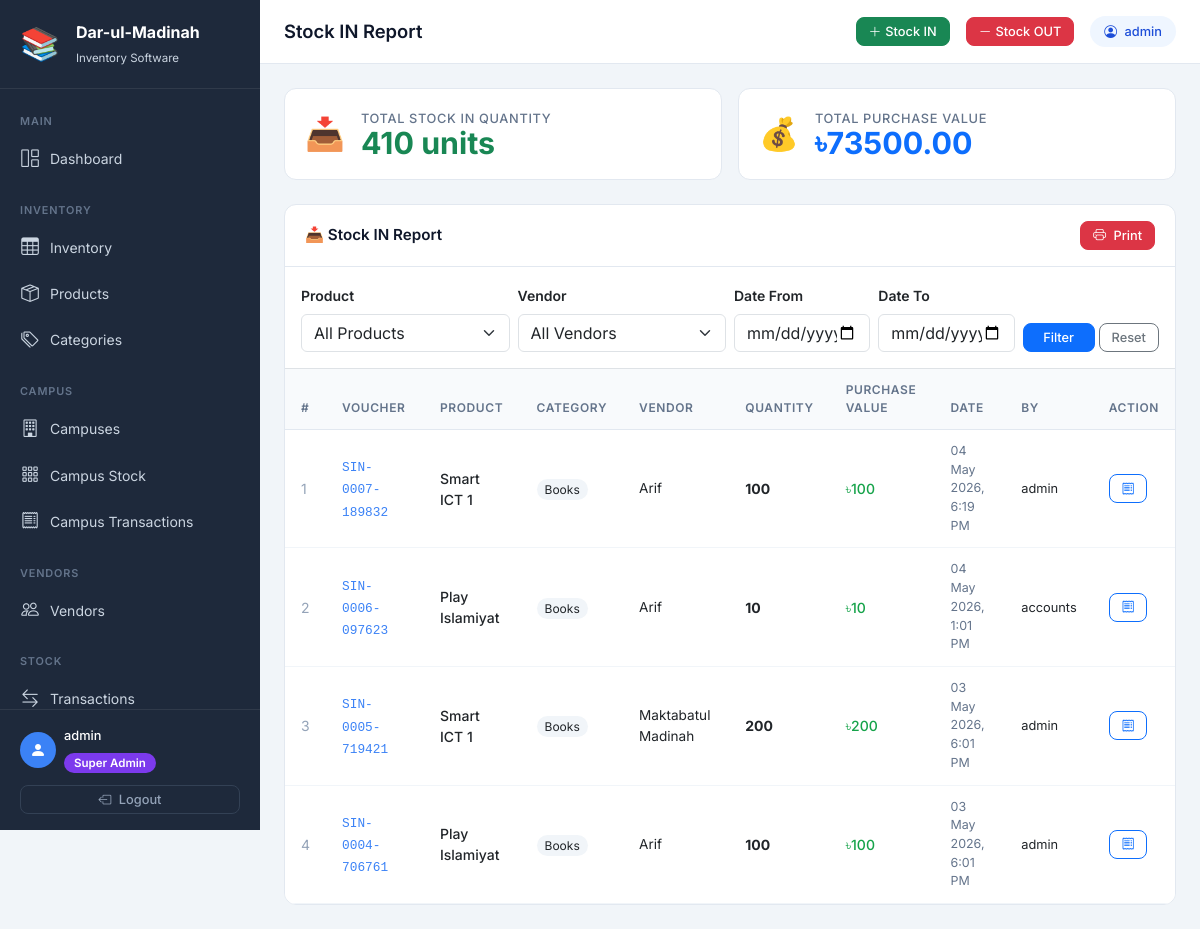
The page /reports/stock-in/ (signed in) on the database its author committed.
### inventory/models.py (models this page shows, shortened)
class StockLog(models.Model):
    STOCK_IN = 'IN'
    STOCK_OUT = 'OUT'
    TYPE_CHOICES = [
        (STOCK_IN, 'Stock IN (Purchase/Receive)'),
        (STOCK_OUT, 'Stock OUT (Sale/Issue)'),
    ]
    product = models.ForeignKey(
        Product, on_delete=models.CASCADE,
        related_name='stock_logs', verbose_name="Product"
    )
    transaction_type = models.CharField(
        max_length=3, choices=TYPE_CHOICES,
        verbose_name="Transaction Type"
    )
    quantity = models.PositiveIntegerField(verbose_name="Quantity")
    vendor = models.ForeignKey(
        Vendor, on_delete=models.SET_NULL,
        null=True, blank=True,
        related_name='stock_logs', verbose_name="Vendor"
    )
    note = models.TextField(blank=True, null=True, verbose_name="Note/Reason")
    voucher_number = models.CharField(
        max_length=50, unique=True, blank=True,
        verbose_name="Voucher Number"
    )
    created_by = models.ForeignKey(
        User, on_delete=models.SET_NULL,
        null=True, blank=True, verbose_name="Created By"
    )
    created_at = models.DateTimeField(
        default=timezone.now, verbose_name="Date & Time"
    )
    class Meta:
        verbose_name = "Stock Log"
        verbose_name_plural = "Stock Logs"
        ordering = ['-created_at']

class Product(models.Model):
    name = models.CharField(max_length=200, verbose_name="Product Name")
    category = models.ForeignKey(
        Category, on_delete=models.PROTECT,
        related_name='products', verbose_name="Category"
    )
    purchase_price = models.DecimalField(
        max_digits=10, decimal_places=2,
        verbose_name="Purchase Price (৳)"
    )
    selling_price = models.DecimalField(
        max_digits=10, decimal_places=2,
        verbose_name="Selling Price (৳)"
    )
    quantity = models.PositiveIntegerField(default=0, verbose_name="Current Stock")
    opening_stock = models.PositiveIntegerField(default=0, verbose_name="Opening Stock")
    low_stock_threshold = models.PositiveIntegerField(
        default=10, verbose_name="Low Stock Alert Threshold"
    )
    vendor = models.ForeignKey(
        'Vendor', on_delete=models.SET_NULL,
        null=True, blank=True,
        related_name='products', verbose_name="Vendor"
    )
    description = models.TextField(blank=True, null=True, verbose_name="Description")
    created_at = models.DateTimeField(auto_now_add=True)
    updated_at = models.DateTimeField(auto_now=True)
    class Meta:
        verbose_name = "Product"
        verbose_name_plural = "Products"
        ordering = ['name']
    def __str__(self):
        return f"{self.name} ({self.category})"

class Category(models.Model):
    name = models.CharField(max_length=100, unique=True, verbose_name="Category Name")
    description = models.TextField(blank=True, null=True, verbose_name="Description")
    created_at = models.DateTimeField(auto_now_add=True)
    class Meta:
        verbose_name = "Category"
        verbose_name_plural = "Categories"
        ordering = ['name']
    def __str__(self):
        return self.name

class Vendor(models.Model):
    name = models.CharField(max_length=200, verbose_name="Vendor Name")
    mobile = models.CharField(max_length=20, verbose_name="Mobile Number")
    address = models.TextField(blank=True, null=True, verbose_name="Address")
    bank_account = models.CharField(
        max_length=200, blank=True, null=True,
        verbose_name="Bank Account Details"
    )
    created_at = models.DateTimeField(auto_now_add=True)
    class Meta:
        verbose_name = "Vendor"
        verbose_name_plural = "Vendors"
        ordering = ['name']
    def __str__(self):
        return self.name

### inventory/views.py (the view, shortened to what this page needs)
# urls.py: path('reports/stock-in/', views.stock_in_report, name='stock_in_report'),
@login_required
def stock_in_report(request):
    if not is_super_admin(request.user):
        messages.error(request, '❌ Access denied!')
        return redirect('dashboard')
    form = StockFilterForm(request.GET or None)
    logs = StockLog.objects.filter(
        transaction_type='IN'
    ).select_related(
        'product', 'product__category', 'vendor', 'created_by'
    ).order_by('-created_at')
    total_qty = logs.aggregate(t=Sum('quantity'))['t'] or 0
    total_value = sum(
        log.quantity * log.product.purchase_price for log in logs)
    paginator = Paginator(logs, 20)
    page_obj = paginator.get_page(request.GET.get('page'))
    return render(request, 'inventory/stock_in_report.html', {
        'form': form,
        'page_obj': page_obj,
        'total_qty': total_qty,
        'total_value': total_value,
        'page_title': 'Stock IN Report',
    })

### inventory/templates/inventory/stock_in_report.html (shortened to what this page needs)
{% extends "inventory/base.html" %}
{% block content %}
<div class="row g-3 mb-4">
    <div class="col-md-6">
        <div class="stat-card">
            <div class="d-flex align-items-center gap-3">
                <div style="font-size:2rem;">📥</div>
                <div>
                    <div class="stat-label">Total Stock IN Quantity</div>
                    <div class="stat-value text-success">{{ total_qty }} units</div>
                </div>
            </div>
        </div>
    </div>
    <div class="col-md-6">
        <div class="stat-card">
            <div class="d-flex align-items-center gap-3">
                <div style="font-size:2rem;">💰</div>
                <div>
                    <div class="stat-label">Total Purchase Value</div>
                    <div class="stat-value text-primary">৳{{ total_value|floatformat:2 }}</div>
                </div>
            </div>
        </div>
    </div>
</div>
<div class="table-card">
    <div class="table-card-header">
        <h5>📥 Stock IN Report</h5>
        <button onclick="window.print()" class="btn btn-sm btn-danger">
            <i class="bi bi-printer me-1"></i> Print
        </button>
    </div>
    <div class="p-3 border-bottom">
        <form method="get" class="row g-2 align-items-end">
            <div class="col-md-3">
                <label class="form-label small fw-semibold">Product</label>
                {{ form.product }}
            </div>
            <div class="col-md-3">
                <label class="form-label small fw-semibold">Vendor</label>
                {{ form.vendor }}
            </div>
            <div class="col-md-2">
                <label class="form-label small fw-semibold">Date From</label>
                {{ form.date_from }}
            </div>
            <div class="col-md-2">
                <label class="form-label small fw-semibold">Date To</label>
                {{ form.date_to }}
            </div>
            <div class="col-md-2 d-flex gap-1">
                <button type="submit" class="btn btn-primary btn-sm flex-grow-1">Filter</button>
                <a href="{% url 'stock_in_report' %}" class="btn btn-outline-secondary btn-sm">Reset</a>
            </div>
        </form>
    </div>
    <div style="overflow-x:auto;">
        <table class="table table-hover mb-0">
            <thead>
                <tr>
                    <th>#</th>
                    <th>Voucher</th>
                    <th>Product</th>
                    <th>Category</th>
                    <th>Vendor</th>
                    <th>Quantity</th>
                    <th>Purchase Value</th>
                    <th>Date</th>
                    <th>By</th>
                    <th>Action</th>
                </tr>
            </thead>
            <tbody>
                {% for log in page_obj %}
                <tr>
                    <td style="color:#94a3b8;">{{ forloop.counter }}</td>
                    <td>
                        <span style="font-family:monospace;font-size:0.8rem;color:#3b82f6;">
                            {{ log.voucher_number }}
                        </span>
                    </td>
                    <td>
                        <div style="font-weight:500;">{{ log.product.name }}</div>
                    </td>
                    <td>
                        <span style="background:#f1f5f9;padding:3px 8px;border-radius:20px;font-size:0.75rem;">
                            {{ log.product.category.name }}
                        </span>
                    </td>
                    <td style="font-size:0.85rem;">
                        {{ log.vendor.name|default:"—" }}
                    </td>
                    <td><strong>{{ log.quantity }}</strong></td>
                    <td style="color:#16a34a;font-weight:500;">
                        ৳{{ log.quantity|floatformat:0 }}
                    </td>
                    <td style="font-size:0.78rem;color:#64748b;">
                        {{ log.created_at|date:"d M Y, g:i A" }}
                    </td>
                    <td style="font-size:0.8rem;">
                        {{ log.created_by.username|default:"—" }}
                    </td>
                    <td>
                        <a href="{% url 'voucher_detail' log.pk %}"
                            class="btn btn-sm btn-outline-primary" title="View Voucher">
                            <i class="bi bi-receipt"></i>
                        </a>
                    </td>
                </tr>
                {% endfor %}
            </tbody>
        </table>
    </div>
</div>
{% endblock %}

### inventory/templates/inventory/base.html (shortened to what this page needs)
<!DOCTYPE html>
<html lang="en">
<head>
    <link href="https://cdn.jsdelivr.net/npm/bootstrap@5.3.0/dist/css/bootstrap.min.css" rel="stylesheet">
    <link href="https://cdn.jsdelivr.net/npm/bootstrap-icons@1.11.0/font/bootstrap-icons.css" rel="stylesheet">
</head>
<body>
<aside class="sidebar">
    <a href="{% url 'dashboard' %}" class="sidebar-brand d-flex align-items-center gap-3">
        <div class="brand-icon">📚</div>
        <div>
            <span class="brand-title">Dar-ul-Madinah</span>
            <span class="brand-sub">
                {% if request.user.is_superuser or request.user.is_staff %}
                    Inventory Software
                {% else %}
                    Campus Portal
                {% endif %}
            </span>
        </div>
    </a>
    <nav class="sidebar-nav">
        <span class="nav-section-label">Main</span>
        <a href="{% url 'dashboard' %}" class="sidebar-link {% if request.resolver_match.url_name == 'dashboard' %}active{% endif %}">
            <i class="bi bi-grid-1x2"></i> Dashboard
        </a>
        {% if request.user.is_superuser or request.user.is_staff %}
        <span class="nav-section-label mt-2">Inventory</span>
        <a href="{% url 'inventory_overview' %}" class="sidebar-link {% if request.resolver_match.url_name == 'inventory_overview' %}active{% endif %}">
            <i class="bi bi-table"></i> Inventory
        </a>
        <a href="{% url 'product_list' %}" class="sidebar-link {% if 'product' in request.resolver_match.url_name %}active{% endif %}">
            <i class="bi bi-box-seam"></i> Products
        </a>
        <a href="{% url 'category_list' %}" class="sidebar-link {% if 'category' in request.resolver_match.url_name %}active{% endif %}">
            <i class="bi bi-tags"></i> Categories
        </a>
        <span class="nav-section-label mt-2">Campus</span>
        <a href="{% url 'campus_list' %}" class="sidebar-link ">
            <i class="bi bi-building"></i> Campuses
        </a>
        <a href="{% url 'campus_stock_dashboard' %}" class="sidebar-link {% if request.resolver_match.url_name == 'campus_stock_dashboard' %}active{% endif %}">
            <i class="bi bi-grid-3x3-gap"></i> Campus Stock
        </a>
        <a href="{% url 'campus_transaction_report' %}" class="sidebar-link {% if request.resolver_match.url_name == 'campus_transaction_report' %}active{% endif %}">
            <i class="bi bi-receipt"></i> Campus Transactions
        </a>
        <span class="nav-section-label mt-2">Vendors</span>
        <a href="{% url 'vendor_list' %}" class="sidebar-link {% if 'vendor' in request.resolver_match.url_name %}active{% endif %}">
            <i class="bi bi-people"></i> Vendors
        </a>
        <span class="nav-section-label mt-2">Stock</span>
        <a href="{% url 'stock_log_list' %}" class="sidebar-link {% if request.resolver_match.url_name == 'stock_log_list' %}active{% endif %}">
            <i class="bi bi-arrow-left-right"></i> Transactions
        </a>
        {% endif %}
    </nav>
    <div class="sidebar-footer">
        <div class="d-flex align-items-center gap-2 mb-2">
            <div style="width:36px;height:36px;background:#3b82f6;border-radius:50%;display:flex;align-items:center;justify-content:center;">
                <i class="bi bi-person-fill text-white" style="font-size:1rem;"></i>
            </div>
            <div>
                <div style="color:#fff;font-size:0.8rem;font-weight:500;">
                    {{ request.user.get_full_name|default:request.user.username }}
                </div>
                <div class="mt-1">
                    {% if request.user.is_superuser or request.user.is_staff %}
                        <span class="role-badge-super">Super Admin</span>
                    {% else %}
                        <span class="role-badge-campus">Campus Admin</span>
                    {% endif %}
                </div>
            </div>
        </div>
        <a href="{% url 'logout' %}" class="btn btn-sm btn-outline-secondary w-100 mt-1" style="border-color:#334155;color:#94a3b8;">
            <i class="bi bi-box-arrow-left me-1"></i> Logout
        </a>
    </div>
</aside>
<div class="main-wrapper">
    <div class="top-navbar">
        <h1 class="page-heading flex-grow-1">
            {% block page_heading %}{{ page_title|default:"Dashboard" }}{% endblock %}
        </h1>
        {% if request.user.is_superuser or request.user.is_staff %}
            <a href="{% url 'stock_in' %}" class="btn btn-sm btn-success d-none d-md-flex align-items-center gap-1">
                <i class="bi bi-plus-lg"></i> Stock IN
            </a>
            <a href="{% url 'stock_out' %}" class="btn btn-sm btn-danger d-none d-md-flex align-items-center gap-1">
                <i class="bi bi-dash-lg"></i> Stock OUT
            </a>
        {% endif %}
        <div class="user-badge d-none d-md-block">
            <i class="bi bi-person-circle me-1"></i> {{ request.user.username }}
        </div>
    </div>
    <main class="page-content">
        {% block content %}{% endblock %}
    </main>
</div>
</body>
</html>

### rows shown on the page
StockLog: voucher_number "SIN-0007-189832", product.name "Smart ICT 1", product.category.name "Books", vendor.name "Arif", quantity "100", created_at "04 May 2026, 6:19 PM", created_by.username "admin"
StockLog: voucher_number "SIN-0006-097623", product.name "Play Islamiyat", product.category.name "Books", vendor.name "Arif", quantity "10", created_at "04 May 2026, 1:01 PM", created_by.username "accounts"
StockLog: voucher_number "SIN-0005-719421", product.name "Smart ICT 1", product.category.name "Books", vendor.name "Maktabatul Madinah", quantity "200", created_at "03 May 2026, 6:01 PM", created_by.username "admin"
StockLog: voucher_number "SIN-0004-706761", product.name "Play Islamiyat", product.category.name "Books", vendor.name "Arif", quantity "100", created_at "03 May 2026, 6:01 PM", created_by.username "admin"

### other values the page prints
{{ request.user.get_full_name|default:request.user.username }} "admin"
{{ page_title|default:"Dashboard" }} "Stock IN Report"
{{ request.user.username }} "admin"
{{ total_qty }} "410"
{{ total_value|floatformat:2 }} "73500.00"
